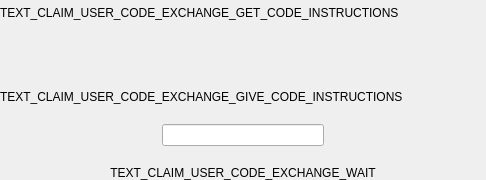
<?xml version="1.0" encoding="UTF-8"?>
<ui version="4.0">
 <class>ClaimUserCodeExchangeWidget</class>
 <widget class="QWidget" name="ClaimUserCodeExchangeWidget">
  <property name="geometry">
   <rect>
    <x>0</x>
    <y>0</y>
    <width>486</width>
    <height>180</height>
   </rect>
  </property>
  <property name="windowTitle">
   <string>Form</string>
  </property>
  <layout class="QVBoxLayout" name="verticalLayout">
   <property name="spacing">
    <number>20</number>
   </property>
   <property name="leftMargin">
    <number>0</number>
   </property>
   <property name="topMargin">
    <number>0</number>
   </property>
   <property name="rightMargin">
    <number>0</number>
   </property>
   <property name="bottomMargin">
    <number>0</number>
   </property>
   <item>
    <widget class="QWidget" name="widget_greeter_code" native="true">
     <property name="enabled">
      <bool>true</bool>
     </property>
     <layout class="QVBoxLayout" name="verticalLayout_3">
      <property name="spacing">
       <number>20</number>
      </property>
      <property name="leftMargin">
       <number>0</number>
      </property>
      <property name="topMargin">
       <number>0</number>
      </property>
      <property name="rightMargin">
       <number>0</number>
      </property>
      <property name="bottomMargin">
       <number>0</number>
      </property>
      <item>
       <widget class="QLabel" name="label_3">
        <property name="lineWidth">
         <number>0</number>
        </property>
        <property name="text">
         <string>TEXT_CLAIM_USER_CODE_EXCHANGE_GET_CODE_INSTRUCTIONS</string>
        </property>
        <property name="wordWrap">
         <bool>true</bool>
        </property>
       </widget>
      </item>
      <item>
       <layout class="QHBoxLayout" name="layout_greeter_code">
        <property name="rightMargin">
         <number>0</number>
        </property>
        <item>
         <spacer name="horizontalSpacer">
          <property name="orientation">
           <enum>Qt::Horizontal</enum>
          </property>
          <property name="sizeHint" stdset="0">
           <size>
            <width>40</width>
            <height>20</height>
           </size>
          </property>
         </spacer>
        </item>
        <item>
         <widget class="CodeInputWidget" name="code_input_widget" native="true"/>
        </item>
        <item>
         <spacer name="horizontalSpacer_2">
          <property name="orientation">
           <enum>Qt::Horizontal</enum>
          </property>
          <property name="sizeHint" stdset="0">
           <size>
            <width>40</width>
            <height>20</height>
           </size>
          </property>
         </spacer>
        </item>
       </layout>
      </item>
     </layout>
    </widget>
   </item>
   <item>
    <widget class="QWidget" name="widget_claimer_code" native="true">
     <property name="enabled">
      <bool>true</bool>
     </property>
     <layout class="QVBoxLayout" name="verticalLayout_2">
      <property name="spacing">
       <number>20</number>
      </property>
      <property name="leftMargin">
       <number>0</number>
      </property>
      <property name="topMargin">
       <number>0</number>
      </property>
      <property name="rightMargin">
       <number>0</number>
      </property>
      <property name="bottomMargin">
       <number>0</number>
      </property>
      <item>
       <widget class="QLabel" name="label_2">
        <property name="text">
         <string>TEXT_CLAIM_USER_CODE_EXCHANGE_GIVE_CODE_INSTRUCTIONS</string>
        </property>
        <property name="wordWrap">
         <bool>true</bool>
        </property>
       </widget>
      </item>
      <item>
       <layout class="QHBoxLayout" name="horizontalLayout">
        <item>
         <spacer name="horizontalSpacer_3">
          <property name="orientation">
           <enum>Qt::Horizontal</enum>
          </property>
          <property name="sizeHint" stdset="0">
           <size>
            <width>40</width>
            <height>20</height>
           </size>
          </property>
         </spacer>
        </item>
        <item>
         <widget class="QLineEdit" name="line_edit_claimer_code">
          <property name="alignment">
           <set>Qt::AlignCenter</set>
          </property>
          <property name="readOnly">
           <bool>true</bool>
          </property>
         </widget>
        </item>
        <item>
         <spacer name="horizontalSpacer_4">
          <property name="orientation">
           <enum>Qt::Horizontal</enum>
          </property>
          <property name="sizeHint" stdset="0">
           <size>
            <width>40</width>
            <height>20</height>
           </size>
          </property>
         </spacer>
        </item>
       </layout>
      </item>
      <item>
       <widget class="QLabel" name="label_wait">
        <property name="text">
         <string>TEXT_CLAIM_USER_CODE_EXCHANGE_WAIT</string>
        </property>
        <property name="alignment">
         <set>Qt::AlignCenter</set>
        </property>
        <property name="wordWrap">
         <bool>true</bool>
        </property>
       </widget>
      </item>
     </layout>
    </widget>
   </item>
  </layout>
 </widget>
 <customwidgets>
  <customwidget>
   <class>CodeInputWidget</class>
   <extends>QWidget</extends>
   <header>guardata.core.gui.custom_widgets</header>
   <container>1</container>
  </customwidget>
 </customwidgets>
 <resources/>
 <connections/>
</ui>
